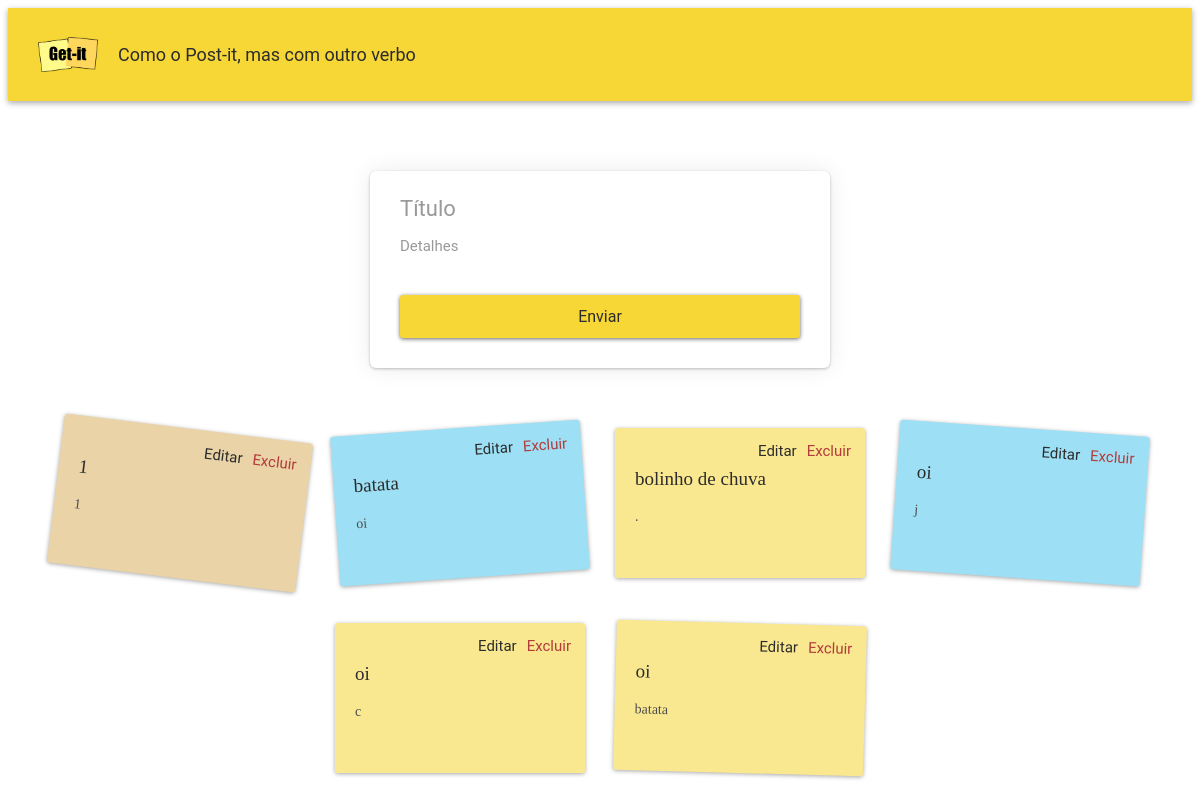
The app's page /, older data.
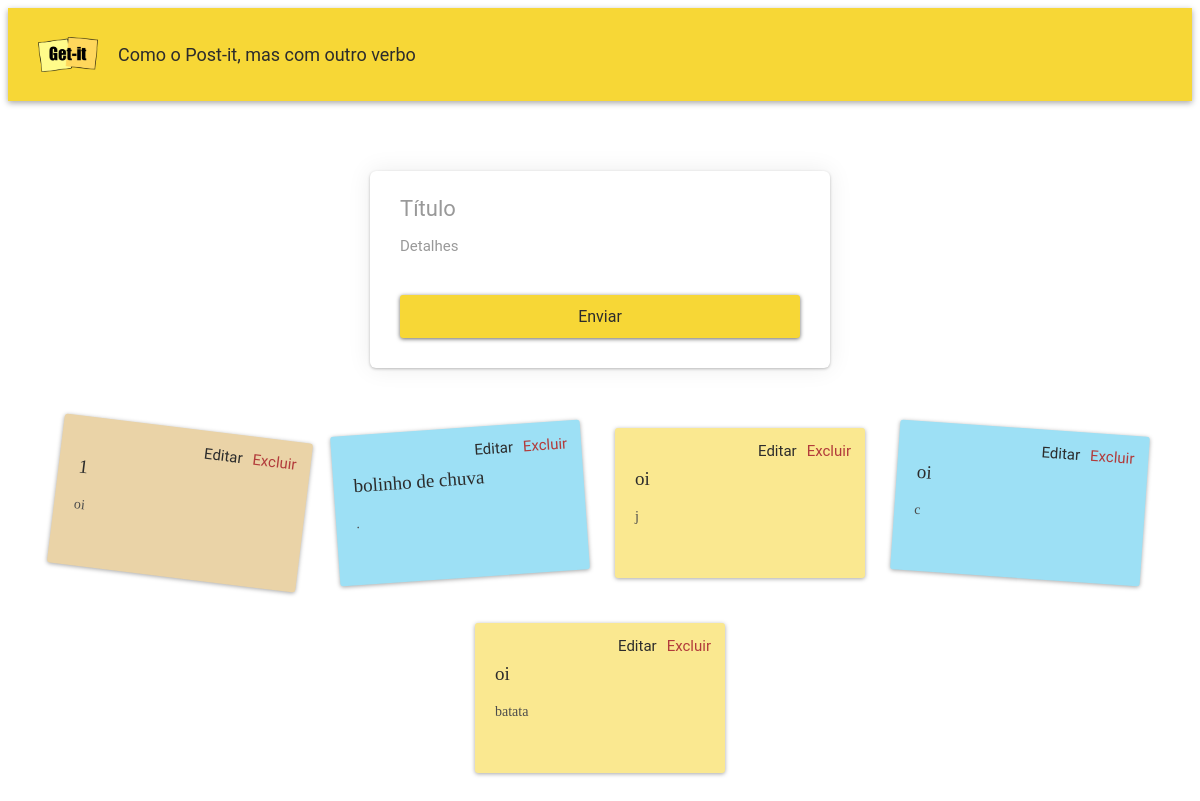
The same page, newer data.
### notes/models.py (models this page shows, shortened)
class Note(models.Model):
    title = models.CharField(max_length=200)
    content = models.TextField()
    tag = models.ForeignKey(Tag, on_delete=models.SET_NULL, null=True, blank=True)

### notes/views.py (the view)
# urls.py: path('', views.index, name='index'),
def index(request):
    if request.method == 'POST':
        title = request.POST.get('titulo')
        content = request.POST.get('detalhes')
        tag = get_tag(request.POST.get('tag'))
        Note.objects.create(title=title, content=content, tag=tag)
        return redirect('index')
    else:
        all_notes = Note.objects.all()
        return render(request, 'notes/index.html', {'notes': all_notes})

### notes/templates/notes/index.html (shortened to what this page needs)
{% extends "notes/base.html" %}
{% load static %}
{% block content %}
<div class="appbar">
  <img class="logo" src="{% static 'notes/img/logo-getit.png' %}" />
  <p class="subtitle">Como o Post-it, mas com outro verbo</p>
</div>
<div class="container">
  <form method="post" class="form-card">
    <input class="form-card-title" type="text" name="titulo" placeholder="Título" />
    <textarea class="autoresize" name="detalhes" placeholder="Detalhes"></textarea>
    <input class="btn" type="submit" value="Enviar" />
  </form>
  <div class="card-container">
    {% for note in notes %}
    <div class="card">
      <p class="card-title">{{ note.title }}</p>
      <div class="card-content">
        <p>{{ note.content }}</p>
      </div>
      <div class="card-actions">
        <a href="{% url 'edit' note.id %}">Editar</a>
        <a class="delete" href="{% url 'delete' note.id %}">Excluir</a>
      </div>
    </div>
    {% endfor %}
  </div>
</div>
{% endblock %}

Row changes from the older to the newer data that the page shows:
removed Note: title "batata", content "oi"
changed Note (number 1 of 5 on the later page): content "1" → "oi"
